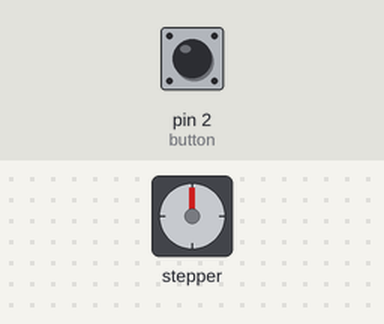
Recording of a sketch running on a simulated Arduino Uno, built with avr-gcc and run on an emulated ATmega328P. Parts: stepper motor. Inputs (shaded band) come from the test bench; at power-on: pin 2 (button) HIGH. Stepper angles assume 2048 steps per turn.

Above: at 1.2 s.
1.3 s: pin 2 (button) pulled LOW for 1 s
At 3.3 s:
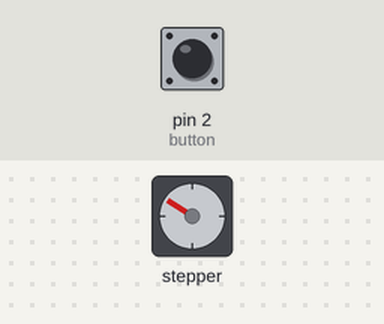
3.8 s: pin 2 (button) pulled LOW for 0.15 s
At 4.7 s:
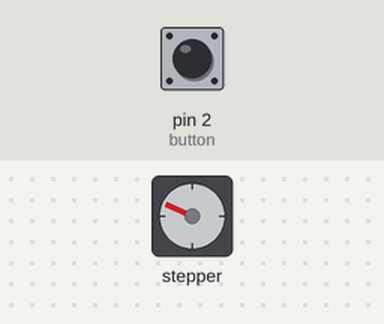
5.4 s: pin 2 (button) pulled LOW for 3.2 s
At 9.1 s:
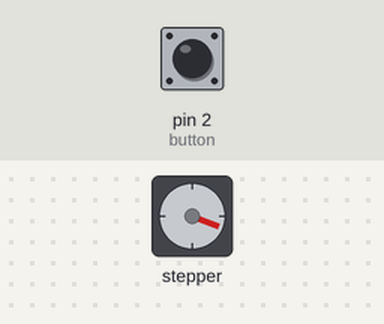
10.1 s: pin 2 (button) pulled LOW for 1 s
At 12.2 s:
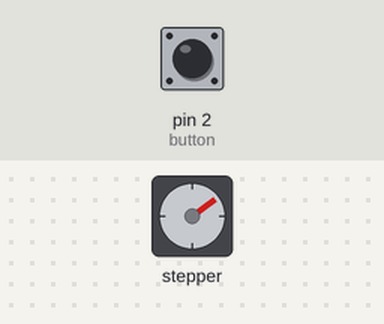
12.6 s: pin 2 (button) pulled LOW for 3.2 s
At 17.2 s:
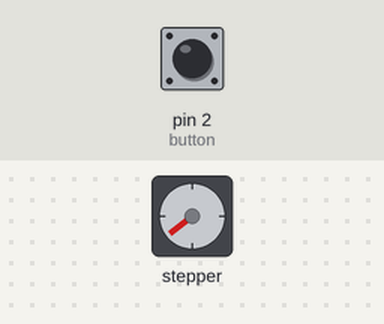
Timing chart, 0 to 18.3 s (numbered marks = the images above; inputs shaded):
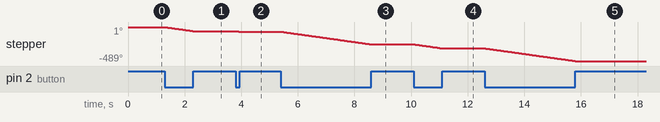

Measured:
- after the input at 1.3 s, stepper: turns 58° counter-clockwise in 1.0 s, starting at once
- after the input at 5.4 s, stepper: turns 183° counter-clockwise in 3.2 s, starting at once
- after the input at 10.1 s, stepper: turns 57° counter-clockwise in 0.98 s, starting at once
- after the input at 12.6 s, stepper: turns 183° counter-clockwise in 3.2 s, starting at once

The sketch:

step-motor.ino
```cpp
#include <Stepper.h>

const int stepsPerRevolution = 2048;  // Número de passos por revolução do motor
#define button 2

Stepper myStepper(stepsPerRevolution, 6, 7, 8, 9);

void setup() {
  myStepper.setSpeed(10);  // Define a velocidade do motor (em rotações por minuto)
  pinMode(button, INPUT_PULLUP);
}

void loop() {
  int stepsToMove = 90 * (stepsPerRevolution / 360);  // Calcula o número de passos para 90 graus
  if(digitalRead(button) == LOW) {

    myStepper.step(-1);
  } else {
    myStepper.step(0);
  }
}
```
